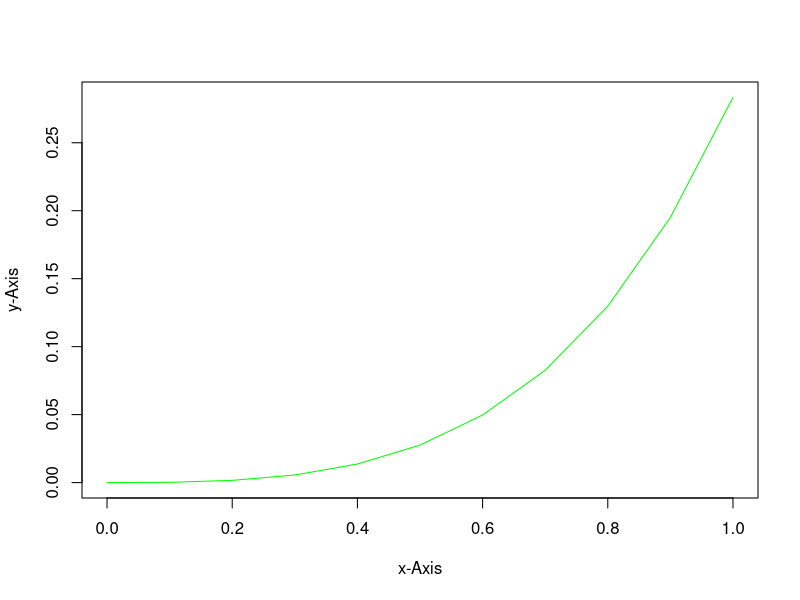

The R source for this figure:
## ---- chunk 1
knitr::opts_chunk$set(echo = TRUE)
## ---- chunk 2

library(pracma)

gn_funct <- function(x) ({1/12}*x^5+(1/5*x^3))
gn_funct

x <- seq(0,1,0.1)
x

plot(x, gn_funct(x), type='l', col="green", xlab="x-Axis", ylab="y-Axis")

len_funct <- function(x) {c(x,gn_funct(x))}
len_funct
arc_l <- arclength(len_funct,0.1,1)
arc_l
arc_l$length  
